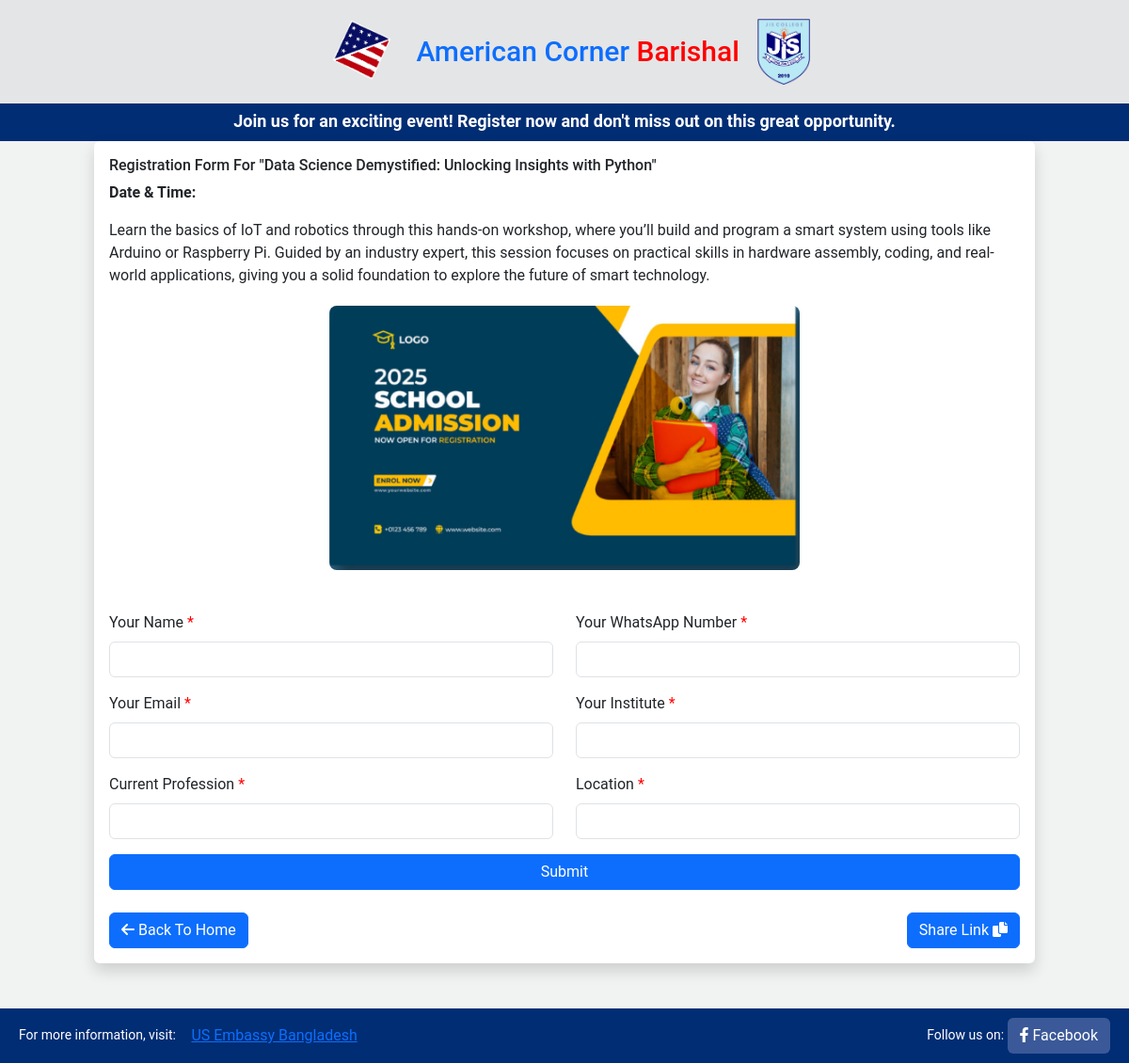
Page /program/5/ on the committed database.
### ams/models.py (models this page shows, shortened)
class ProgramInfo(models.Model):
    title = models.CharField(max_length=200)
    program_datetime= models.CharField(max_length=30) # End time
    description = RichTextField()
    banner = models.ImageField(upload_to="program_banners/")
    registrations_count = models.PositiveIntegerField(default=0)  # To track the number of registrations
    max_received = models.PositiveIntegerField(default=30)  # Limit for registrations

### ams/views.py (the view)
# urls.py: path('program/<int:program_id>/', program_detail, name='program_detail'),
def program_detail(request, program_id):
    program = ProgramInfo.objects.get(id=program_id)
    registrations_count = program.registrations_count
    max_received = program.max_received
    if registrations_count >= max_received:
        messages.warning(request, f"Registration limit reached for {program.title}.")
        return redirect('home')  # Redirect to home if the limit is reached
    if request.method == 'POST':
        form = ParticipantForm(request.POST)
        if form.is_valid():
            participant = form.save(commit=False)
            participant.program = program
            participant.save()
            program.registrations_count += 1
            program.save()
            messages.success(request, 'Registration successful!')
            return redirect('home')
    else:
        form = ParticipantForm()
    return render(request, 'program_detail.html', {'form': form, 'program': program})

### ams/forms.py
class ParticipantForm(forms.ModelForm):
    class Meta:
        model = ParticipansInfo
        fields = ['name', 'whatsapp', 'email', 'institute', 'profession', 'location']
        widgets = {
            'name': forms.TextInput(attrs={'class': 'form-control'}),
            'whatsapp': forms.TextInput(attrs={'class': 'form-control'}),
            'email': forms.EmailInput(attrs={'class': 'form-control'}),
            'institute': forms.TextInput(attrs={'class': 'form-control'}),
            'profession': forms.TextInput(attrs={'class': 'form-control'}),
            'location': forms.TextInput(attrs={'class': 'form-control'}),
        }

### templates/program_detail.html (shortened to what this page needs)
{% extends 'base.html' %}
{% block content %}
<div class="container shadow p-3 mb-5 bg-white rounded" style="max-width: 1000px;">
    <h6 style="text-align: justify;">Registration Form For "{{ program.title }}"</h6>
    <div class="event-details">
        <p><strong>Date & Time:</strong> </p>
        <p style="text-align: justify;">{{ program.description|safe }}</p>
    </div>
    <div class="banner" data-bs-toggle="modal" data-bs-target="#imageModal">
        <img style="max-height: 400px;" src="{{ program.banner.url }}" alt="Event Banner" class="img-fluid">
    </div>
<br>
    <form id="registrationForm" action="#" method="post">
        <div class="row">
            <div class="col-md-6 mb-3">
                <label for="name" class="form-label">Your Name <span class="required">*</span></label>
                <input type="text" class="form-control" id="name" name="name" required>
            </div>
            <div class="col-md-6 mb-3">
                <label for="whatsapp" class="form-label">Your WhatsApp Number <span class="required">*</span></label>
                <input type="text" class="form-control" id="whatsapp" name="whatsapp" required>
            </div>
            <div class="col-md-6 mb-3">
                <label for="email" class="form-label">Your Email <span class="required">*</span></label>
                <input type="email" class="form-control" id="email" name="email" required>
            </div>
            <div class="col-md-6 mb-3">
                <label for="institute" class="form-label">Your Institute <span class="required">*</span></label>
                <input type="text" class="form-control" id="institute" name="institute" required>
            </div>
            <div class="col-md-6 mb-3">
                <label for="profession" class="form-label">Current Profession <span class="required">*</span></label>
                <input type="text" class="form-control" id="profession" name="profession" required>
            </div>
            <div class="col-md-6 mb-3">
                <label for="location" class="form-label">Location <span class="required">*</span></label>
                <input type="text" class="form-control" id="location" name="location" required>
            </div>
        </div>
        <button type="submit" class="btn btn-primary w-100">Submit</button>
    </form>
    <br>
    <div class="d-flex justify-content-between">
        <a href="{% url 'home' %}" type="button" class="btn btn-primary me-2"><i class="fa fa-arrow-left" aria-hidden="true"></i> Back To Home</a>
        <button class="btn btn-primary" onclick="copyToClipboard()">Share Link <i class="fa-solid fa-copy"></i></button>
    </div>
</div>
{% endblock %}

### ams/static/assets/css/style.css (style rules this page uses)
body { font-family: 'Roboto', sans-serif; background-color: #E4E5E6; position: relative; }
body::before { content: ""; position: absolute; top: 0; left: 0; right: 0; bottom: 0; background: rgba(255, 255, 255, 0.5); z-index: -1; }
.banner { max-width: 500px; max-height: 400px; display: flex; justify-content: center; align-items: center; background-color: #f0f0f0; border-radius: 8px; margin: 20px auto; cursor: pointer; }
.banner img { width: 100%; height: 100%; object-fit: cover; border-radius: 8px; }
.form-control, .btn { transition: all 0.3s ease; }
.form-label .required { color: red; }

### rows in the picture
ProgramInfo: title "Data Science Demystified: Unlocking Insights with Python", description "Learn the basics of IoT and robotics through this hands-on workshop, where you’ll build and program a smart system using tools like Arduino or Raspberry Pi. Guided by an industry expert, this session focuses on practical skills in hardware assembly, coding, and real-world applications, giving you a solid foundation to explore the future of smart technology.", banner (picture)
